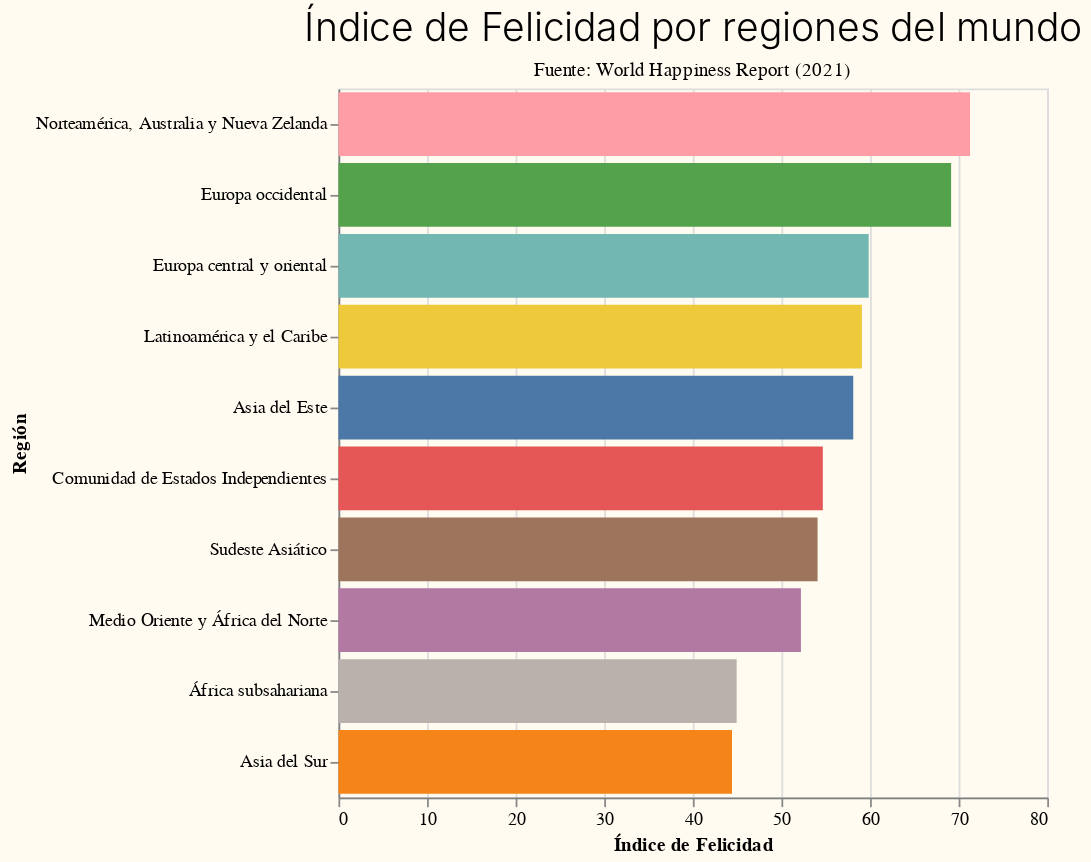

Write notebook code for a chart like this one.
### Code cell
G2=alt.Chart(WHI).mark_bar().encode(
    x= alt.X('mean(Puntaje escala 100):Q', title='Índice de Felicidad'),
    y= alt.Y('Región:N', title='Región', sort='-x'),
    tooltip= ['Región', 'mean(Puntaje escala 100):Q', 'mean(PBI per cápita Log):Q'],
    color= alt.Color('Región:N', legend= None)
).properties(
    width=400,
    height=400,
    title={
      "text": ["Índice de Felicidad por regiones del mundo"], 
      "subtitle": ["Fuente: World Happiness Report (2021)"],
      "color": "Black",
      "subtitleColor": "Black"}
)

G2.configure_title(
    fontSize=22,
    font='Bree Serif',
    align= 'center',
    anchor='middle',
    subtitleFontSize=11,
    subtitleFont= 'Spectral',
    subtitlePadding= 6
)

### Figure 1 — Vega-Lite specification as saved in the notebook (floating-point values rounded to 4 significant figures; data arrays with more than 128 entries replaced by an {"elided": "..."} marker saying what was removed)
{"config": {"title": {"font": "Bree Serif", "fontSize": 22, "fontWeight": 300, "offset": 0, "anchor": "middle", "align": "center", "subtitleFont": "Spectral", "subtitleFontSize": 11, "subtitlePadding": 6}, "axis": {"labelFont": "Bree Serif, Serif", "fontSize": "Bree Serif, Serif", "titleFont": "Bree Serif, Serif", "domainColor": "gray"}, "header": {"labelFont": "Bree Serif, Serif", "titleFont": "Bree Serif, Serif"}, "legend": {"labelFont": "Spectral", "fontSize": 12, "titleFont": "Spectral", "symbolType": "square", "padding": 1}, "background": "#fffbf0"}, "data": {"name": "data-d7247407c3967401fb1827bf00a7fc40"}, "mark": "bar", "encoding": {"color": {"type": "nominal", "field": "Región", "legend": null}, "tooltip": [{"type": "nominal", "field": "Región"}, {"type": "quantitative", "aggregate": "mean", "field": "Puntaje escala 100"}, {"type": "quantitative", "aggregate": "mean", "field": "PBI per cápita Log"}], "x": {"type": "quantitative", "aggregate": "mean", "field": "Puntaje escala 100", "title": "Índice de Felicidad"}, "y": {"type": "nominal", "field": "Región", "sort": "-x", "title": "Región"}}, "height": 400, "title": {"text": ["Índice de Felicidad por regiones del mundo"], "subtitle": ["Fuente: World Happiness Report (2021)"], "color": "Black", "subtitleColor": "Black"}, "width": 400, "$schema": "https://vega.github.io/schema/vega-lite/v4.8.1.json", "datasets": {"data-d7247407c3967401fb1827bf00a7fc40": {"elided": "149 records"}}}
